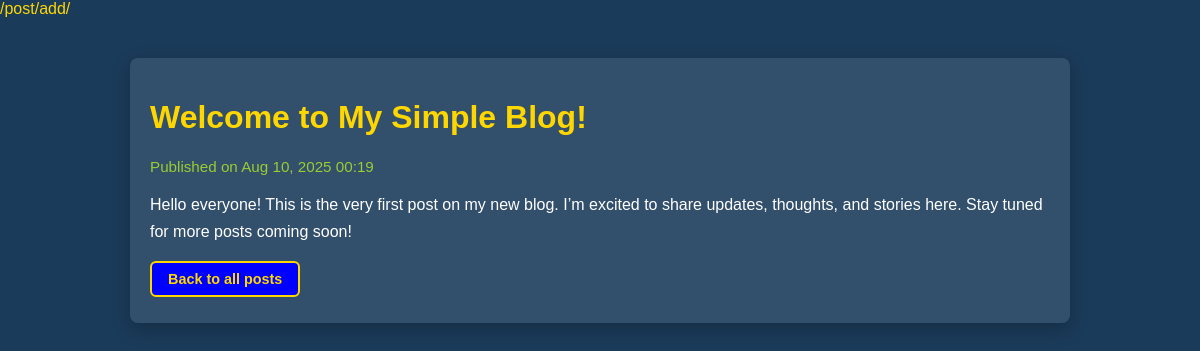
The app's page /post/1/ with its own data.
### blog/models.py (models this page shows, shortened)
class BlogPost(models.Model):
    title = models.CharField(max_length=200)
    content = models.TextField()
    date = models.DateTimeField(auto_now_add=True)  # date created, auto set on create

### blog/views.py (the view)
# urls.py: path('post/<int:pk>/', views.post_detail, name='post_detail'),  # view post details
def post_detail(request, pk):
    post = get_object_or_404(BlogPost, pk=pk)
    return render(request, 'blog/post_detail.html', {'post': post})

### blog/templates/blog/post_detail.html (shortened to what this page needs)
{% load static %}
<!DOCTYPE html>
<html>
<head>
    <link rel="stylesheet" href="{% static 'blog/style.css' %}">
</head>
<body>
    <div class="container post-detail">
        <h1>{{ post.title }}</h1>
        <p class="meta">Published on {{ post.date|date:"M d, Y H:i" }}</p>
        <div class="content">
            {{ post.content|linebreaks }}
        </div>
        <a href="{% url 'post_list' %}" class="back-link">Back to all posts</a>
    </div>
</body>
</html>

### blog/Static/blog/style.css (style rules this page uses)
:root { --dark-blue-bg: hwb(240 0% 0%); --page-bg: #1b3b5a; --yellow-text: #ffd700; --green-date: yellowgreen; --light-blue: #4da6ff; }
html, body { margin: 0; padding: 0; font-family: Arial, sans-serif; background: var(--page-bg); color: var(--yellow-text); }
h1, h2, h3, h4, h5, h6 { color: white; }
.container { max-width: 900px; margin: 40px auto; background: rgba(255, 255, 255, 0.07); padding: 24px; border-radius: 8px; box-shadow: 0 6px 18px rgba(0,0,0,0.35); }
a, a:link, a:visited { display: inline-block; background-color: transparent; color: var(--yellow-text); padding: 8px 16px; border: 2px solid var(--yellow-text); border-radius: 6px; font-weight: bold; text-decoration: none; cursor: pointer; margin: 0 6px 6px 0; box-sizing: border-box; transition: background-color 0.3s ease, color 0.3s ease; }
button, .btn, .view-post-btn, .back-link { background-color: var(--dark-blue-bg); color: var(--yellow-text); border: 2px solid var(--yellow-text); padding: 8px 16px; border-radius: 6px; font-weight: bold; cursor: pointer; margin: 0 6px 6px 0; box-sizing: border-box; text-decoration: none; display: inline-block; transition: background-color 0.3s ease, color 0.3s ease; }
.post-item .meta, .post-detail .meta, .post-detail p em, .post-detail .post-date { color: var(--green-date); font-size: 0.95rem; margin-bottom: 12px; }
.post-detail { background: rgba(255, 255, 255, 0.1); padding: 20px; border-radius: 8px; box-shadow: 0 6px 18px rgba(0,0,0,0.25); color: white; }
.post-detail .content { margin-top: 12px; line-height: 1.7; color: white; }
a.btn, a.view-post-btn, a.back-link { background-color: var(--dark-blue-bg); color: var(--yellow-text); border: 2px solid var(--yellow-text); padding: 8px 16px; border-radius: 6px; font-weight: bold; cursor: pointer; margin: 0 6px 6px 0; display: inline-block; text-decoration: none; box-sizing: border-box; transition: background-color 0.3s ease, color 0.3s ease; }
h1 { color: #ffd700; }
.back-link { display: inline-block; margin-top: 50px; padding: 8px 16px; background-color: var(--dark-blue-bg); color: var(--yellow-text); border: 2px solid var(--yellow-text); border-radius: 6px; font-weight: bold; text-decoration: none; cursor: pointer; transition: background-color 0.3s ease, color 0.3s ease; }
.back-link, .view-post-btn { display: inline-block; margin-top: 20px; padding: 6px 12px; font-size: 0.9rem; background-color: var(--dark-blue-bg); color: var(--yellow-text); border: 2px solid var(--yellow-text); border-radius: 6px; font-weight: bold; text-decoration: none; cursor: pointer; transition: background-color 0.3s ease, color 0.3s ease; }

### records on screen
BlogPost: title "Welcome to My Simple Blog!", date "Aug 10, 2025 00:19", content "Hello everyone! This is the very first post on my new blog. I’m excited to share updates, thoughts, and stories here. Stay tuned for more posts coming soon!"
